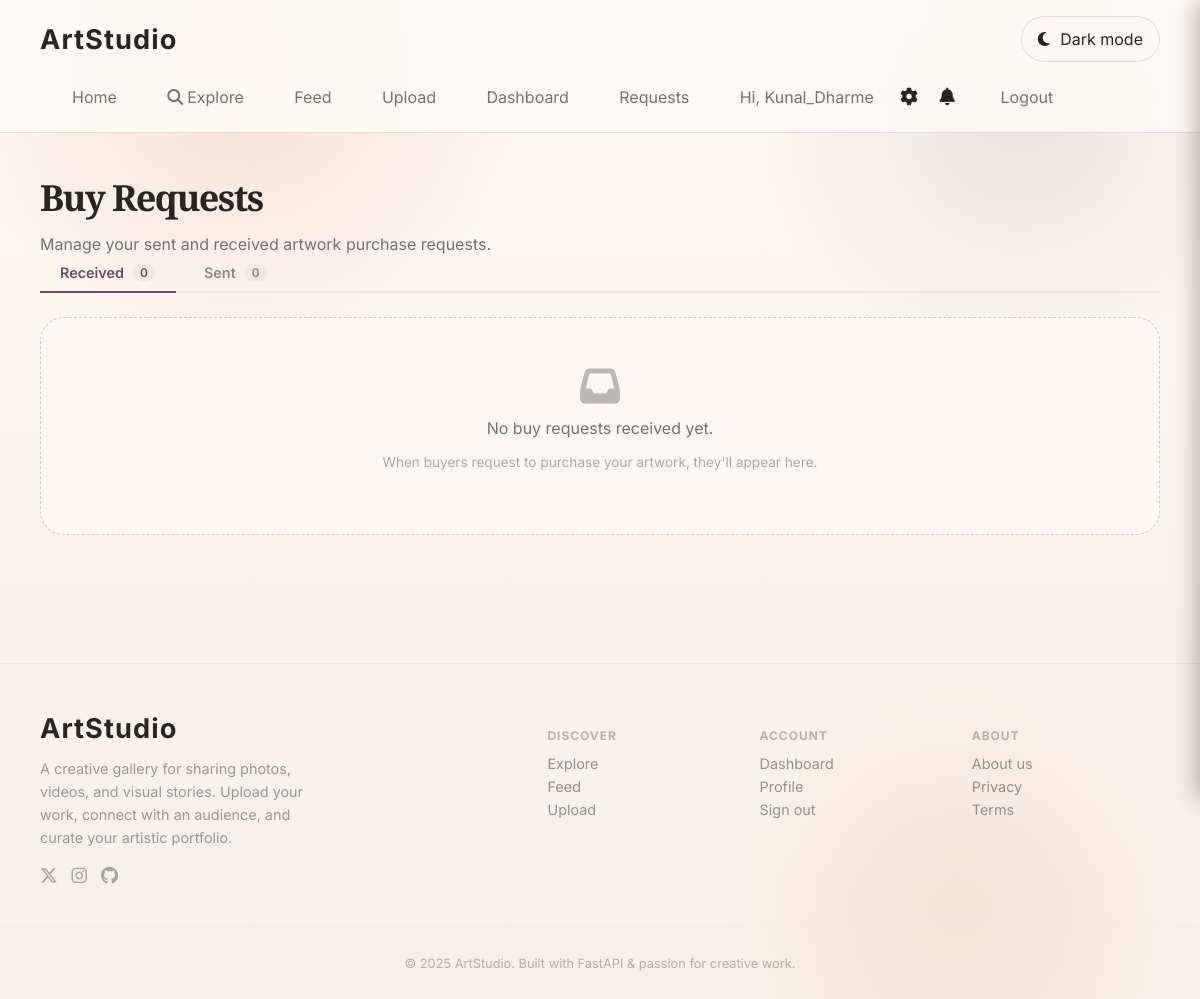
/requests (signed in), run on an earlier commit of the app's database.
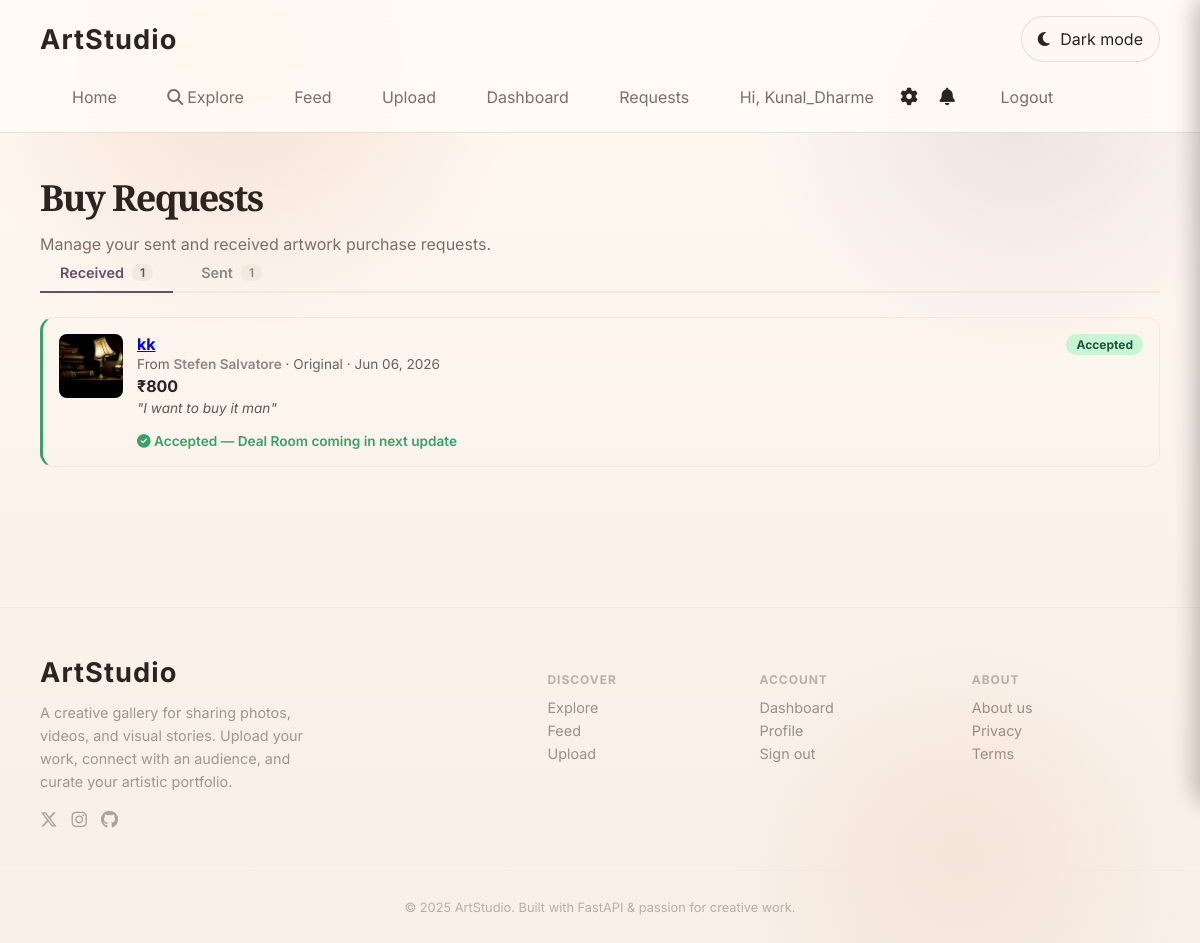
And on a later commit of the database.
### fastapi_app/models.py (models this page shows)
class MediaItem(Base):
    __tablename__ = "media_items"
    id = Column(Integer, primary_key=True, index=True)
    title = Column(String(140), nullable=False, index=True)
    description = Column(Text, nullable=True)
    tags = Column(String(255), nullable=True, index=True)
    filename = Column(String(255), nullable=False, unique=True)
    media_type = Column(String(20), nullable=False)
    uploader = Column(String(80), nullable=False, default="Guest")
    uploader_id = Column(Integer, nullable=True)
    created_at = Column(DateTime, default=datetime.utcnow)
    views = Column(Integer, default=0)
    sale_status = Column(String(20), nullable=False, default="showcase")  # showcase | fixed | negotiable
    fixed_price = Column(Integer, nullable=True)       # in smallest currency unit (paise / cents)
    min_price = Column(Integer, nullable=True)
    max_price = Column(Integer, nullable=True)
    artwork_status = Column(String(20), nullable=False, default="available")  # available | reserved | sold

class User(Base):
    __tablename__ = "users"
    id = Column(Integer, primary_key=True, index=True)
    username = Column(String(80), unique=True, nullable=False, index=True)
    email = Column(String(200), unique=True, nullable=True)
    hashed_password = Column(String(200), nullable=False)
    avatar = Column(String(255), nullable=True)
    bio = Column(Text, nullable=True)
    is_admin = Column(Boolean, default=False, nullable=False)
    is_banned = Column(Boolean, default=False, nullable=False)
    created_at = Column(DateTime, default=datetime.utcnow)

class BuyRequest(Base):
    __tablename__ = "buy_requests"
    id = Column(Integer, primary_key=True, index=True)
    media_id = Column(Integer, nullable=False, index=True)
    buyer_id = Column(Integer, nullable=False, index=True)
    offer_price = Column(Integer, nullable=True)
    message = Column(String(300), nullable=True)
    purchase_type = Column(String(30), default="original")  # original | print | commission
    status = Column(String(20), default="pending")          # pending | accepted | rejected | cancelled
    created_at = Column(DateTime, default=datetime.utcnow)
    updated_at = Column(DateTime, default=datetime.utcnow, onupdate=datetime.utcnow)

### fastapi_app/main.py (the view)
@app.get("/requests")
def my_requests(request: Request, db: Session = Depends(get_db)):
    current_user = get_current_user(request, db)
    if not current_user:
        return redirect_with_flash("/login", "Please sign in.", "info")
    sent = crud.get_requests_by_buyer(db, current_user.id)
    received = crud.get_requests_for_artist(db, current_user.id)
    def enrich(reqs):
        result = []
        for r in reqs:
            media = crud.get_media_item(db, r.media_id)
            buyer = db.query(models.User).filter(models.User.id == r.buyer_id).first()
            result.append({"req": r, "media": media, "buyer": buyer})
        return result
    return render_template(request, "requests.html", db,
                           sent=enrich(sent), received=enrich(received))

### fastapi_app/templates/requests.html (shortened to what the changed rows need)
{% extends "base.html" %}
{% block content %}
<section class="container">
  <div class="section-intro">
    <h2>Buy Requests</h2>
  </div>
  <div class="requests-tabs">
    <button class="req-tab active" data-tab="received">
      Received <span class="req-count">{{ received|length }}</span>
    </button>
    <button class="req-tab" data-tab="sent">
      Sent <span class="req-count">{{ sent|length }}</span>
    </button>
  </div>
  <div id="tab-received" class="req-tab-body">
    {% if received %}
      {% for item in received %}
        <div class="request-card status-{{ item.req.status }}">
          <div class="request-card-media">
            {% if item.media %}
              {% if item.media.media_type == 'video' %}
                <div style="width:64px;height:64px;border-radius:8px;background:var(--surface-2);display:flex;align-items:center;justify-content:center;flex-shrink:0">
                  <i class="fas fa-play" style="opacity:0.5"></i>
                </div>
              {% else %}
                <img src="/uploads/{{ item.media.filename }}" alt="{{ item.media.title }}" style="width:64px;height:64px;object-fit:cover;border-radius:8px;flex-shrink:0" />
              {% endif %}
            {% endif %}
            <div style="flex:1;min-width:0">
              <div style="display:flex;justify-content:space-between;align-items:flex-start;flex-wrap:wrap;gap:8px">
                <div>
                  <a href="/watch/{{ item.req.media_id }}"><strong>{{ item.media.title if item.media else 'Unknown' }}</strong></a>
                  <p style="margin:2px 0;font-size:0.85rem;opacity:0.7">
                    From <a href="/profile/{{ item.buyer.username if item.buyer else '#' }}" class="uploader-link">{{ item.buyer.username if item.buyer else 'Unknown' }}</a>
                    · {{ item.req.purchase_type.capitalize() }}
                    · {{ item.req.created_at.strftime('%b %d, %Y') }}
                  </p>
                  {% if item.req.offer_price %}
                    <p style="margin:4px 0;font-weight:700;font-size:1rem">₹{{ "{:,}".format(item.req.offer_price) }}</p>
                  {% endif %}
                  {% if item.req.message %}
                    <p style="margin:4px 0;font-size:0.85rem;opacity:0.75;font-style:italic">"{{ item.req.message }}"</p>
                  {% endif %}
                </div>
                <span class="request-status-badge badge-{{ item.req.status }}">{{ item.req.status.capitalize() }}</span>
              </div>
              {% if item.req.status == 'pending' %}
                <div style="display:flex;gap:8px;margin-top:10px;flex-wrap:wrap">
                  <form action="/requests/{{ item.req.id }}/accept" method="post" style="display:inline">
                    <button type="submit" class="button" style="background:#38a169;color:#fff;padding:6px 16px;font-size:0.85rem">
                      <i class="fas fa-check"></i> Accept
                    </button>
                  </form>
                  <form action="/requests/{{ item.req.id }}/reject" method="post" style="display:inline"
                        onsubmit="return confirm('Reject this request?')">
                    <button type="submit" class="button button-danger" style="padding:6px 16px;font-size:0.85rem">
                      <i class="fas fa-xmark"></i> Reject
                    </button>
                  </form>
                </div>
              {% elif item.req.status == 'accepted' %}
                <div style="margin-top:10px">
                  <span style="color:#38a169;font-size:0.85rem;font-weight:600">
                    <i class="fas fa-circle-check"></i> Accepted — Deal Room coming in next update
                  </span>
                </div>
              {% endif %}
            </div>
          </div>
        </div>
      {% endfor %}
    {% else %}
      <div class="empty-state" style="padding:3rem;text-align:center">
        <i class="fas fa-inbox" style="font-size:2.5rem;opacity:0.3;display:block;margin-bottom:12px"></i>
        <p>No buy requests received yet.</p>
        <p style="font-size:0.85rem;opacity:0.6">When buyers request to purchase your artwork, they'll appear here.</p>
      </div>
    {% endif %}
  </div>
</section>
{% endblock %}

What changed in the data, as far as the page shows it:
added MediaItem: media.filename (picture), media "kk"
now on this page (row unchanged): User: buyer "Stefen Salvatore"
added BuyRequest: req.purchase_type "Original", req.created_at "Jun 06, 2026", req.offer_price "800", req.message "I want to buy it man", req.status "Accepted"
Also different on the page:
{{ received|length }}: "0" → "1"
{{ sent|length }}: "0" → "1"
new list line: "From · · ₹ \" \" Accepted — Deal Room coming in next update"
text no longer shown: "No buy requests received yet. When buyers request to purchase your artwork, they'll appear here."
